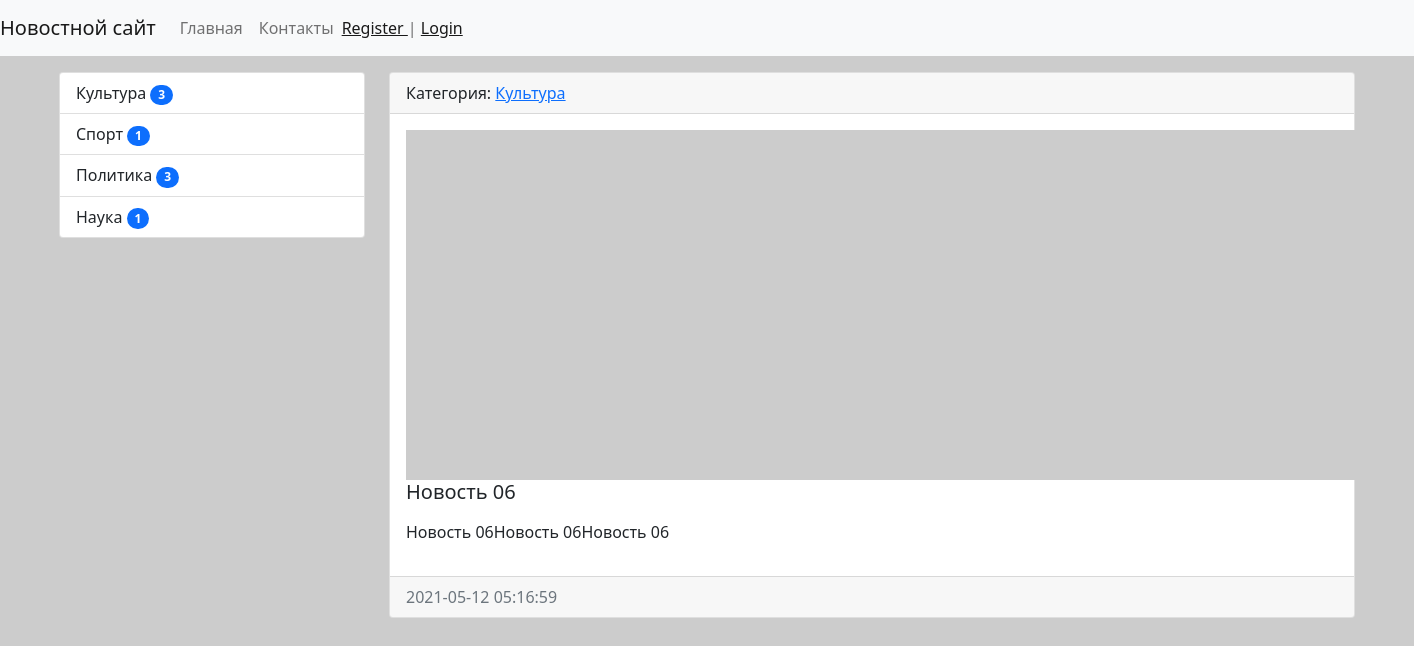
/news/23/, run on the app's committed database.
### news/models.py (models this page shows, shortened)
class Category(models.Model):
    title = models.CharField(max_length=150, db_index=True, verbose_name='Наименование категории')
    def get_absolute_url(self):
        return reverse('category', kwargs={"category_id": self.pk})
    def __str__(self):
        return self.title
    class Meta:
        verbose_name = 'Категория'
        verbose_name_plural = 'Категории'
        ordering = ['title']

class News(models.Model):
    title = models.CharField(max_length=150, verbose_name='Наименование')
    content = models.TextField(blank=True, verbose_name='Контент')
    created_at = models.DateTimeField(auto_now_add=True, verbose_name='Дата публикации')
    updated_at = models.DateTimeField(auto_now=True, verbose_name='Обновлено')
    photo = models.ImageField(upload_to='photos/%Y/%m/%d/', verbose_name='Фото', blank=True)
    is_published = models.BooleanField(default=True, verbose_name='Опубликовано')
    category = models.ForeignKey('Category', on_delete=models.PROTECT, verbose_name='Категория')
    views = models.IntegerField(default=0)
    class Meta:
        verbose_name = 'Новость'
        verbose_name_plural = 'Новости'
        ordering = ['-created_at']

### news/views.py (the view)
# urls.py: path('news/<int:pk>/', ViewNews.as_view(), name='view_news'),
class ViewNews(DetailView):
    model = News
    context_object_name = 'news_item'

### news/templatetags/news_tags.py (called while the page is built)
@register.inclusion_tag('news/list_categories.html')
def show_categories(arg1='Hello', arg2='world'):
    categories = Category.objects.annotate(cnt=Count('news', filter=F('news__is_published'))).filter(cnt__gt=0)
    return {"categories": categories, "arg1": arg1, "arg2": arg2}

### news/templates/news/news_detail.html (shortened to what this page needs)
{% extends 'base.html' %}
{% block sidebar %}
{% include 'inc/_sidebar.html' %}
{% endblock %}
{% block content %}
<div class="card mb-3">
    <div class="card-header">
        Категория: <a href="{{ news_item.category.get_absolute_url }}">{{ news_item.category }}</a>
    </div>
    <div class="card-body">
        {% if item.photo %}
        <img src="{{ news_item.photo.url }}" alt="" width="350" class="float-left mr-3">
        {% else %}
        <img src="https://picsum.photos/id/1060/350/235/?blur=2" alt="" class="float-left mr-3">
        {% endif %}
        <h5 class="card-title">{{ news_item.title }}</h5>
        <p class="card-text">{{ news_item.content|safe|linebreaks }}</p>
    </div>
    <div class="card-footer text-muted">
        {{ news_item.created_at|date:"Y-m-d H:i:s" }}
    </div>
</div>
{% endblock %}

### news/templates/news/list_categories.html
<div class="list-group">
    {% for item in categories %}
    <a href="{{item.get_absolute_url}}" class="list-group-item list-group-item-action">{{ item.title }}
        <span class="badge bg-primary rounded-pill">{{item.cnt}}</span></a>
    {% endfor %}
</div>

### data on the page
Category: title "Культура", cnt "3"
Category: title "Спорт", cnt "1"
Category: title "Политика", cnt "3"
Category: title "Наука", cnt "1"
News: category "Культура", title "Новость 06", content "Новость 06Новость 06Новость 06", created_at "2021-05-12 05:16:59"
